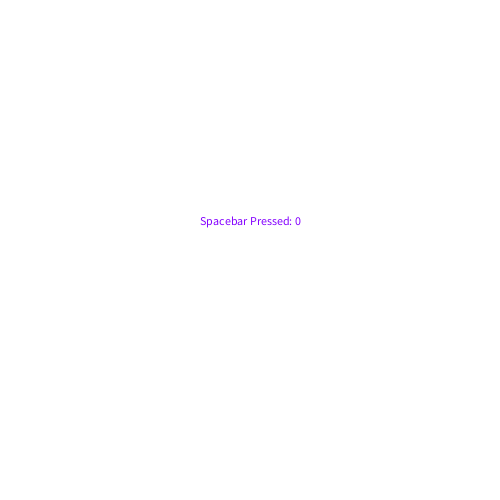
Frame 1 (no input)
Frame 60 (the mouse pressed at the canvas centre just before this capture): identical to frame 1, image omitted
Frame 120 (the mouse held since frame 60 and released just before this capture): identical to frame 1, image omitted

The Processing sketch that drew this single still picture (run headless with seeded random() and noise(); from frame 60 on, the mouse is pressed at the canvas centre):

// Processing sketch: Opdracht_12_2_pde
// ── Opdracht_12_2_pde.pde
boolean tijd  = true;
long seconden = 0;
int milliseconden;
int spacebar = 0;


void setup() {
  size(500, 500);
}




void draw() {
  background(255, 255, 255);

  fill(132, 0, 255);
  text("Spacebar Pressed: " + spacebar, 200, 225);

  milliseconden = millis()/1000;
  if (milliseconden == 10) {
    tijd = false;
  }
}

void keyPressed() {
  if (key == 32 && tijd) {
    println(spacebar++);

    {
    }
  }
}
